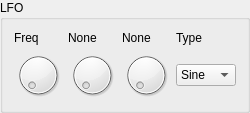
             <widget class="QGroupBox" name="groupBox_10">
              <property name="styleSheet">
               <string notr="true">QGroupBox{border-color: rgb(0, 0, 127); background-color: white;};</string>
              </property>
              <property name="title">
               <string>LFO</string>
              </property>
              <layout class="QVBoxLayout" name="verticalLayout_12">
               <item>
                <layout class="QGridLayout" name="gridLayout_15">
                 <item row="1" column="2">
                  <widget class="QDial" name="dial_32">
                   <property name="minimumSize">
                    <size>
                     <width>48</width>
                     <height>48</height>
                    </size>
                   </property>
                   <property name="maximumSize">
                    <size>
                     <width>48</width>
                     <height>48</height>
                    </size>
                   </property>
                  </widget>
                 </item>
                 <item row="0" column="1">
                  <widget class="QLabel" name="label_46">
                   <property name="text">
                    <string>None</string>
                   </property>
                  </widget>
                 </item>
                 <item row="0" column="3">
                  <widget class="QLabel" name="label_47">
                   <property name="text">
                    <string>Type</string>
                   </property>
                  </widget>
                 </item>
                 <item row="1" column="1">
                  <widget class="QDial" name="dial_33">
                   <property name="minimumSize">
                    <size>
                     <width>48</width>
                     <height>48</height>
                    </size>
                   </property>
                   <property name="maximumSize">
                    <size>
                     <width>48</width>
                     <height>48</height>
                    </size>
                   </property>
                  </widget>
                 </item>
                 <item row="1" column="3">
                  <widget class="QComboBox" name="comboBox_8">
                   <property name="minimumSize">
                    <size>
                     <width>60</width>
                     <height>0</height>
                    </size>
                   </property>
                   <property name="maximumSize">
                    <size>
                     <width>60</width>
                     <height>16777215</height>
                    </size>
                   </property>
                   <item>
                    <property name="text">
                     <string>Sine</string>
                    </property>
                   </item>
                   <item>
                    <property name="text">
                     <string>Triangle</string>
                    </property>
                   </item>
                   <item>
                    <property name="text">
                     <string>Off</string>
                    </property>
                   </item>
                  </widget>
                 </item>
                 <item row="0" column="0">
                  <widget class="QLabel" name="label_48">
                   <property name="text">
                    <string>Freq</string>
                   </property>
                  </widget>
                 </item>
                 <item row="0" column="2">
                  <widget class="QLabel" name="label_49">
                   <property name="text">
                    <string>None</string>
                   </property>
                  </widget>
                 </item>
                 <item row="1" column="0">
                  <widget class="QDial" name="dial_34">
                   <property name="minimumSize">
                    <size>
                     <width>48</width>
                     <height>48</height>
                    </size>
                   </property>
                   <property name="maximumSize">
                    <size>
                     <width>48</width>
                     <height>48</height>
                    </size>
                   </property>
                   <property name="styleSheet">
                    <string notr="true"/>
                   </property>
                  </widget>
                 </item>
                </layout>
               </item>
              </layout>
             </widget>
